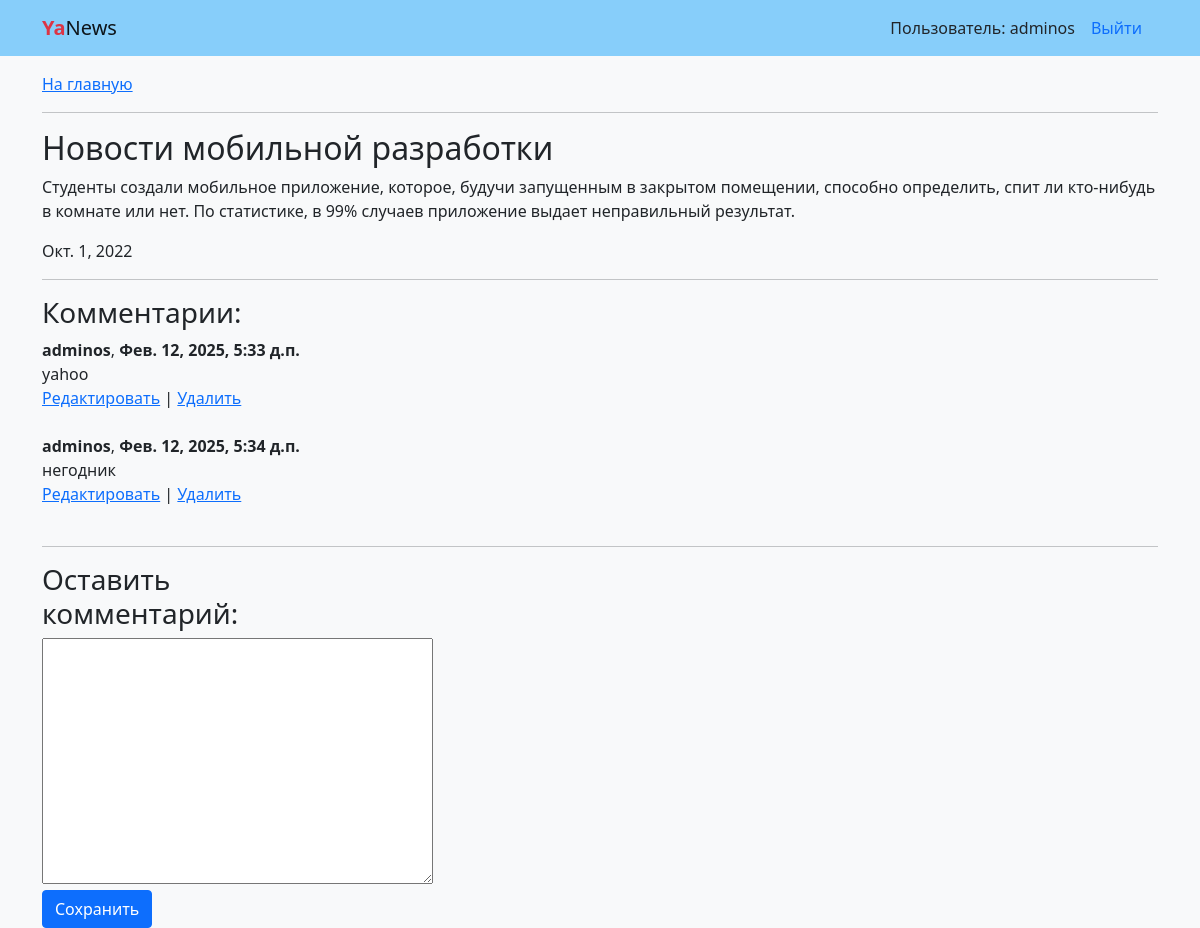
Screenshot of /news/2/ (signed in) with the database file from the repository.
### news/models.py (models this page shows, shortened)
class News(models.Model):
    title = models.CharField(max_length=50)
    text = models.TextField()
    date = models.DateField(default=datetime.today)
    class Meta:
        ordering = ('-date',)
        verbose_name_plural = 'Новости'
        verbose_name = 'Новость'

class Comment(models.Model):
    news = models.ForeignKey(
        News,
        on_delete=models.CASCADE
    )
    author = models.ForeignKey(
        settings.AUTH_USER_MODEL,
        on_delete=models.CASCADE,
    )
    text = models.TextField()
    created = models.DateTimeField(auto_now_add=True)
    class Meta:
        ordering = ('created',)

### news/views.py (the view, shortened to what this page needs)
# urls.py: path('news/<int:pk>/', views.NewsDetailView.as_view(), name='detail'),
class NewsDetailView(generic.View):
    def get(self, request, *args, **kwargs):
        view = NewsDetail.as_view()
        return view(request, *args, **kwargs)

### news/forms.py (shortened to what this page needs)
class CommentForm(ModelForm):
    class Meta:
        model = Comment
        fields = ('text',)

### news/views.py (called while the page is built)
    def get_object(self, queryset=None):
        obj = get_object_or_404(
            self.model.objects.prefetch_related('comment_set__author'),
            pk=self.kwargs['pk']
        )
        return obj

    def get_context_data(self, **kwargs):
        context = super().get_context_data(**kwargs)
        if self.request.user.is_authenticated:
            context['form'] = CommentForm()
        return context

### templates/news/detail.html (shortened to what this page needs)
{% extends "base.html" %}
{% block content %}
  <a href="{% url 'news:home' %}">На главную</a>
  <hr>
  <h2>{{ news.title }}</h2>
  <p>{{ news.text }}</p>
  <p>{{ news.date }}</p>
  <hr>
  <h3 id="comments">Комментарии:</h3>
  {% for comment in news.comment_set.all %}
    <div>
      <b>{{ comment.author }}</b>, <b>{{ comment.created }}</b>
      <p class="mb-0">{{ comment.text|linebreaksbr }}</p>
      {% if comment.author == user %}
        <a href="{% url 'news:edit' comment.pk %}">Редактировать</a> |
        <a href="{% url 'news:delete' comment.pk %}">Удалить</a>
      {% endif %}
    </div>
    <br>
  {% empty %}
    <p>Здесь никто ничего не написал...</p>
  {% endfor %}
  {% if user.is_authenticated %}
    <hr>
    <div class="col-md-3">
      <h3>Оставить комментарий:</h3>
      <form action="" method="post">
        {% for field in form %}
          {{ field }}
        {% endfor %}
        <div class="form-actions">
          <button type="submit" class="btn btn-primary" >Сохранить</button>
        </div>
      </form>
    </div>
  {% endif %}
{% endblock content %}

### templates/includes/header.html (shortened to what this page needs)
<header>
  <nav class="navbar navbar-light" style="background-color: lightskyblue">
    <li class="container">
      <a class="navbar-brand" href="{% url 'news:home' %}">
        <span class="text-danger"><b>Ya</b></span>News
      </a>
      <ul class="nav nav-pills">
        {% if user.is_authenticated %}
          <li class="align-self-center">
            Пользователь: {{ user.username }}
          </li>
          <li class="nav-item">
            <a class="nav-link" href="{% url 'users:logout' %}">Выйти</a>
          </li>
        {% endif %}
      </ul>
    </li>
  </nav>
</header>

### rows the page displays
News: title "Новости мобильной разработки", text "Студенты создали мобильное приложение, которое, будучи запущенным в закрытом помещении, способно определить, спит ли кто-нибудь в комнате или нет. По статистике, в 99% случаев приложение выдает неправильный результат.", date "Окт. 1, 2022"
Comment: author "adminos", created "Фев. 12, 2025, 5:33 д.п.", text "yahoo", shows "Редактировать"
Comment: author "adminos", created "Фев. 12, 2025, 5:34 д.п.", text "негодник", shows "Редактировать"

### other values shown
{{ user.username }} "adminos"
